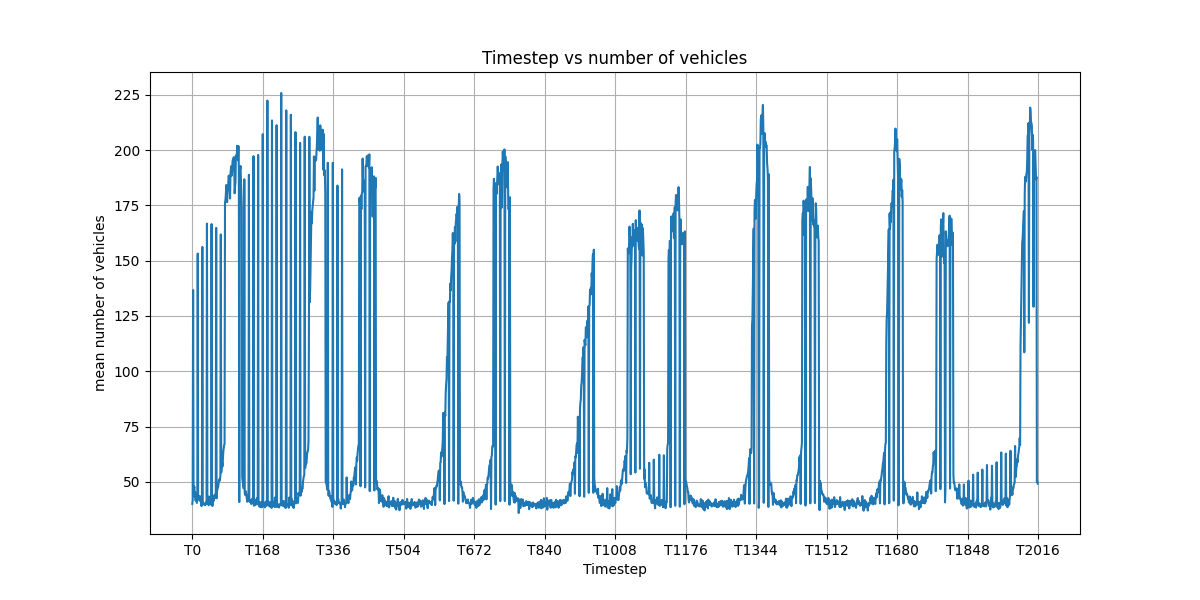

Reproduce this figure in Python.
import pandas as pd
import matplotlib.pyplot as plt

# Read the CSV file
df = pd.read_csv('timestep_statistics.csv')

# Ensure the 'timestep' column is sorted
df = df.sort_values(by='timestep')

# Plotting
plt.figure(figsize=(12, 6))
plt.plot(df['timestep'], df['mean'], linestyle='-')

# Adding titles and labels
plt.title('Timestep vs number of vehicles')
plt.xlabel('Timestep')
plt.ylabel('mean number of vehicles')

# Set x-axis range and intervals
plt.xticks(ticks=range(0, 2017, 168), labels=[f'T{i}' for i in range(0, 2017, 168)])

# Show the plot
plt.grid(True)
plt.show()
